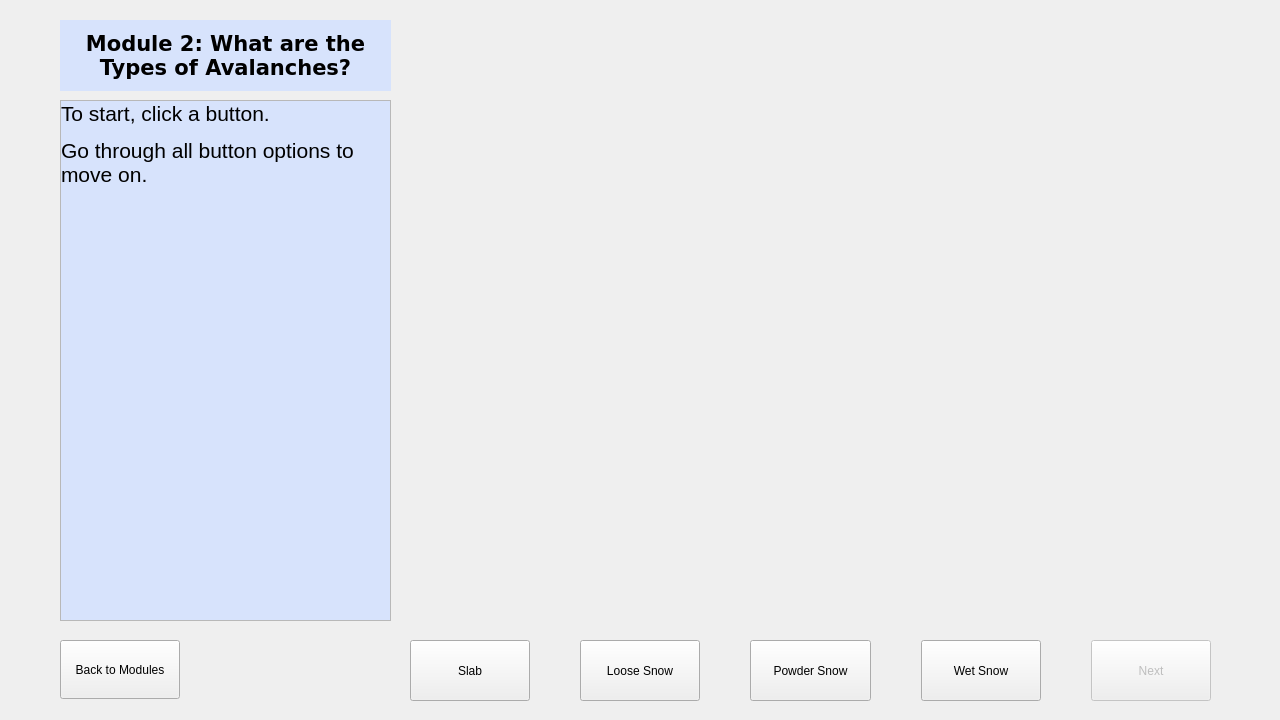
<?xml version="1.0" encoding="UTF-8"?>
<ui version="4.0">
 <class>LearningScreen2</class>
 <widget class="QWidget" name="LearningScreen2">
  <property name="geometry">
   <rect>
    <x>0</x>
    <y>0</y>
    <width>1280</width>
    <height>720</height>
   </rect>
  </property>
  <property name="windowTitle">
   <string>Form</string>
  </property>
  <widget class="QLabel" name="infoTitle">
   <property name="geometry">
    <rect>
     <x>60</x>
     <y>20</y>
     <width>331</width>
     <height>71</height>
    </rect>
   </property>
   <property name="sizePolicy">
    <sizepolicy hsizetype="Fixed" vsizetype="Preferred">
     <horstretch>0</horstretch>
     <verstretch>0</verstretch>
    </sizepolicy>
   </property>
   <property name="font">
    <font>
     <family>Verdana</family>
     <pointsize>16</pointsize>
     <bold>true</bold>
    </font>
   </property>
   <property name="styleSheet">
    <string notr="true">QLabel {background-color: #d7e3fc;}</string>
   </property>
   <property name="text">
    <string>Module 2: What are the Types of Avalanches?</string>
   </property>
   <property name="alignment">
    <set>Qt::AlignCenter</set>
   </property>
   <property name="wordWrap">
    <bool>true</bool>
   </property>
  </widget>
  <widget class="QWidget" name="horizontalLayoutWidget">
   <property name="geometry">
    <rect>
     <x>410</x>
     <y>640</y>
     <width>801</width>
     <height>61</height>
    </rect>
   </property>
   <layout class="QHBoxLayout" name="optionsLayout">
    <property name="spacing">
     <number>50</number>
    </property>
    <item>
     <widget class="QPushButton" name="slabButton">
      <property name="sizePolicy">
       <sizepolicy hsizetype="Minimum" vsizetype="Ignored">
        <horstretch>0</horstretch>
        <verstretch>0</verstretch>
       </sizepolicy>
      </property>
      <property name="text">
       <string>Slab</string>
      </property>
     </widget>
    </item>
    <item>
     <widget class="QPushButton" name="looseSnowButton">
      <property name="sizePolicy">
       <sizepolicy hsizetype="Minimum" vsizetype="Ignored">
        <horstretch>0</horstretch>
        <verstretch>0</verstretch>
       </sizepolicy>
      </property>
      <property name="text">
       <string>Loose Snow</string>
      </property>
     </widget>
    </item>
    <item>
     <widget class="QPushButton" name="powderSnowButton">
      <property name="sizePolicy">
       <sizepolicy hsizetype="Minimum" vsizetype="Ignored">
        <horstretch>0</horstretch>
        <verstretch>0</verstretch>
       </sizepolicy>
      </property>
      <property name="text">
       <string>Powder Snow</string>
      </property>
     </widget>
    </item>
    <item>
     <widget class="QPushButton" name="wetSnowButton">
      <property name="sizePolicy">
       <sizepolicy hsizetype="Minimum" vsizetype="Ignored">
        <horstretch>0</horstretch>
        <verstretch>0</verstretch>
       </sizepolicy>
      </property>
      <property name="text">
       <string>Wet Snow</string>
      </property>
     </widget>
    </item>
    <item>
     <widget class="QPushButton" name="nextButton">
      <property name="enabled">
       <bool>false</bool>
      </property>
      <property name="sizePolicy">
       <sizepolicy hsizetype="Minimum" vsizetype="Ignored">
        <horstretch>0</horstretch>
        <verstretch>0</verstretch>
       </sizepolicy>
      </property>
      <property name="text">
       <string>Next</string>
      </property>
     </widget>
    </item>
   </layout>
  </widget>
  <widget class="Animation" name="animation" native="true">
   <property name="geometry">
    <rect>
     <x>410</x>
     <y>20</y>
     <width>800</width>
     <height>600</height>
    </rect>
   </property>
   <widget class="QLabel" name="label">
    <property name="geometry">
     <rect>
      <x>0</x>
      <y>0</y>
      <width>800</width>
      <height>600</height>
     </rect>
    </property>
    <property name="text">
     <string/>
    </property>
   </widget>
  </widget>
  <widget class="QPushButton" name="backButton">
   <property name="geometry">
    <rect>
     <x>60</x>
     <y>640</y>
     <width>120</width>
     <height>59</height>
    </rect>
   </property>
   <property name="sizePolicy">
    <sizepolicy hsizetype="Minimum" vsizetype="Ignored">
     <horstretch>0</horstretch>
     <verstretch>0</verstretch>
    </sizepolicy>
   </property>
   <property name="text">
    <string>Back to Modules</string>
   </property>
  </widget>
  <widget class="QScrollArea" name="scrollArea">
   <property name="geometry">
    <rect>
     <x>60</x>
     <y>100</y>
     <width>331</width>
     <height>521</height>
    </rect>
   </property>
   <property name="widgetResizable">
    <bool>true</bool>
   </property>
   <widget class="QWidget" name="scrollAreaWidgetContents">
    <property name="geometry">
     <rect>
      <x>0</x>
      <y>0</y>
      <width>329</width>
      <height>519</height>
     </rect>
    </property>
    <widget class="QLabel" name="infoWindow">
     <property name="geometry">
      <rect>
       <x>0</x>
       <y>0</y>
       <width>331</width>
       <height>2000</height>
      </rect>
     </property>
     <property name="sizePolicy">
      <sizepolicy hsizetype="Fixed" vsizetype="Preferred">
       <horstretch>0</horstretch>
       <verstretch>0</verstretch>
      </sizepolicy>
     </property>
     <property name="font">
      <font>
       <pointsize>16</pointsize>
      </font>
     </property>
     <property name="autoFillBackground">
      <bool>false</bool>
     </property>
     <property name="styleSheet">
      <string notr="true">QLabel { background-color : #d7e3fc;}</string>
     </property>
     <property name="text">
      <string>&lt;html&gt;&lt;head/&gt;&lt;body&gt;&lt;p&gt;To start, click a button.&lt;/p&gt;&lt;p&gt;Go through all button options to move on.&lt;/p&gt;&lt;/body&gt;&lt;/html&gt;</string>
     </property>
     <property name="alignment">
      <set>Qt::AlignLeading|Qt::AlignLeft|Qt::AlignTop</set>
     </property>
     <property name="wordWrap">
      <bool>true</bool>
     </property>
     <property name="margin">
      <number>10</number>
     </property>
    </widget>
   </widget>
  </widget>
 </widget>
 <customwidgets>
  <customwidget>
   <class>Animation</class>
   <extends>QWidget</extends>
   <header location="global">animation.h</header>
   <container>1</container>
  </customwidget>
 </customwidgets>
 <resources/>
 <connections/>
</ui>
